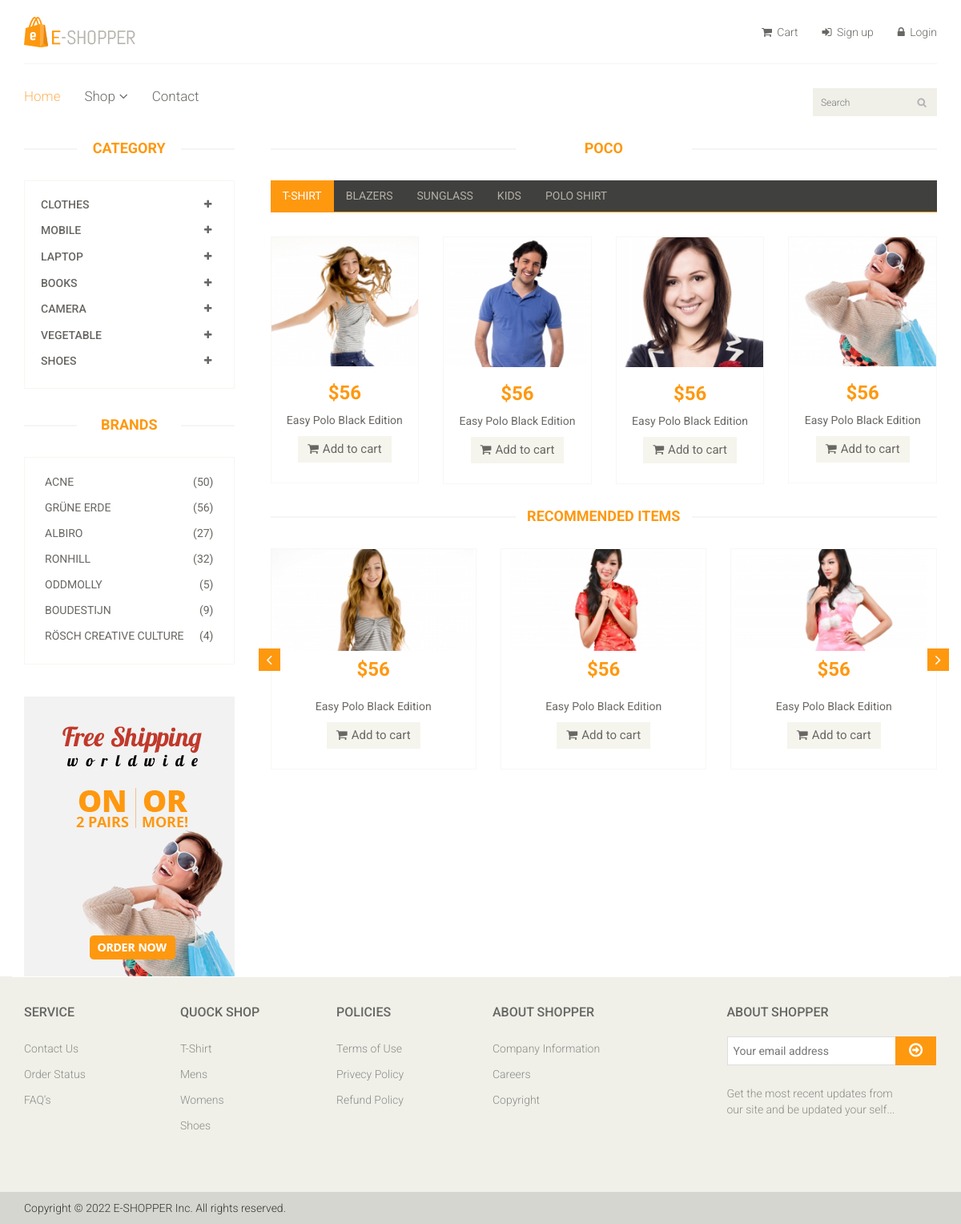
Page /product/products/mobile-poco on the committed database.
### category_app/models.py (models this page shows, shortened)
class CategoryModel(models.Model):
    categoryName = models.CharField(max_length=100,unique=True)
    categoryImage = models.ImageField(upload_to='category/',blank=True,)
    slug = models.SlugField(unique=True, max_length=100, blank=True, editable=False)

class SubCategoryModel(models.Model):
    subcategoryName= models.CharField(max_length=100)
    category = models.ForeignKey(CategoryModel,on_delete=models.CASCADE)
    subcategoryImage = models.ImageField(upload_to='subcategory/',blank=True,)
    slug = models.SlugField(unique=True, max_length=100, blank=True, editable=False)

### product_app/views.py (the view)
# urls.py: path('products/<slug:productslug>', ProductView, name='products'),
def ProductView(request,productslug):
    if productslug == 'all':
        products = ProductModel.objects.all() # fetch all products
        subcateheadername = "All Products" # Set subcategory name to "All Products"
    else:
        subcategoryslug = get_object_or_404(SubCategoryModel, slug=productslug) #fetch slug of specified product
        products  = ProductModel.objects.filter(subcategory=subcategoryslug) #fetcg those product which subcategort match
        subcateheadername = subcategoryslug.subcategoryName # Get the name of the subcategory
    cat_subcat_for_nav = Cat_Subcat_Nav_View()  # left sidebar
    print("products:",products)
    context = {
        'cat_sub_nav' : cat_subcat_for_nav,
        'subcateheadername':subcateheadername,
        'products' : products,
    }
    return render(request,'product_app/product.html',context)

### category_app/views.py (called while the page is built)
def Cat_Subcat_Nav_View():
    categories= CategoryModel.objects.all()
    categoryHeader=[]
    for category in categories:
        subcategories=SubCategoryModel.objects.filter(category=category.pk)
        subcategoryArray=[]
        for subcategory in subcategories:
            subcategoryDict = {"subId:":subcategory.pk,"subName":subcategory.subcategoryName,"subslug":subcategory.slug}
            subcategoryArray.append(subcategoryDict)
        categoryDict={"cat_Id":category.pk,"catName":category.categoryName,"subcategory":subcategoryArray}
        categoryHeader.append(categoryDict)
    return categoryHeader

### product_app/templates/product_app/product.html (shortened to what this page needs)
{% extends 'base_app/base.html' %}
{% load static %}
{% block content %}
	<section>
		<div class="container">
			<div class="row">
				<div class="col-sm-3">
					<div class="left-sidebar">
						<h2>Category</h2>
						<div class="panel-group category-products" id="accordian">
							{% for category in cat_sub_nav %}
							<div class="panel panel-default">
								<div class="panel-heading">
									<h4 class="panel-title">
										<a data-toggle="collapse" data-parent="#accordian" href="#{{ category.catName|slugify }}">
											<span class="badge pull-right"><i class="fa fa-plus"></i></span>
											{{category.catName}}
										</a>
									</h4>
								</div>
							</div>
							{% endfor %}
						</div>
						<div class="brands_products">
							<h2>Brands</h2>
							<div class="brands-name">
								<ul class="nav nav-pills nav-stacked">
									<li><a href="#"> <span class="pull-right">(50)</span>Acne</a></li>
									<li><a href="#"> <span class="pull-right">(56)</span>Grüne Erde</a></li>
									<li><a href="#"> <span class="pull-right">(27)</span>Albiro</a></li>
									<li><a href="#"> <span class="pull-right">(32)</span>Ronhill</a></li>
									<li><a href="#"> <span class="pull-right">(5)</span>Oddmolly</a></li>
									<li><a href="#"> <span class="pull-right">(9)</span>Boudestijn</a></li>
									<li><a href="#"> <span class="pull-right">(4)</span>Rösch creative culture</a></li>
								</ul>
							</div>
						</div>
						<div class="shipping text-center">
							<img src="{% static 'images/home/shipping.jpg' %}" alt="" />
						</div>
					</div>
				</div>
				<div class="col-sm-9 padding-right">
					<div class="features_items">
						<h2 class="title text-center">{{subcateheadername}}</h2>
					</div>
					<div class="category-tab">
						<div class="col-sm-12">
							<ul class="nav nav-tabs">
								<li class="active"><a href="#tshirt" data-toggle="tab">T-Shirt</a></li>
								<li><a href="#blazers" data-toggle="tab">Blazers</a></li>
								<li><a href="#sunglass" data-toggle="tab">Sunglass</a></li>
								<li><a href="#kids" data-toggle="tab">Kids</a></li>
								<li><a href="#poloshirt" data-toggle="tab">Polo shirt</a></li>
							</ul>
						</div>
						<div class="tab-content">
							<div class="tab-pane fade active in" id="tshirt" >
								<div class="col-sm-3">
									<div class="product-image-wrapper">
										<div class="single-products">
											<div class="productinfo text-center">
												<img src="{% static 'images/home/gallery1.jpg' %}" alt="" />
												<h2>$56</h2>
												<p>Easy Polo Black Edition</p>
												<a href="#" class="btn btn-default add-to-cart"><i class="fa fa-shopping-cart"></i>Add to cart</a>
											</div>
										</div>
									</div>
								</div>
								<div class="col-sm-3">
									<div class="product-image-wrapper">
										<div class="single-products">
											<div class="productinfo text-center">
												<img src="{% static 'images/home/gallery2.jpg' %}" alt="" />
												<h2>$56</h2>
												<p>Easy Polo Black Edition</p>
												<a href="#" class="btn btn-default add-to-cart"><i class="fa fa-shopping-cart"></i>Add to cart</a>
											</div>
										</div>
									</div>
								</div>
								<div class="col-sm-3">
									<div class="product-image-wrapper">
										<div class="single-products">
											<div class="productinfo text-center">
												<img src="{% static 'images/home/gallery3.jpg' %}" alt="" />
												<h2>$56</h2>
												<p>Easy Polo Black Edition</p>
												<a href="#" class="btn btn-default add-to-cart"><i class="fa fa-shopping-cart"></i>Add to cart</a>
											</div>
										</div>
									</div>
								</div>
								<div class="col-sm-3">
									<div class="product-image-wrapper">
										<div class="single-products">
											<div class="productinfo text-center">
												<img src="{% static 'images/home/gallery4.jpg' %}" alt="" />
												<h2>$56</h2>
												<p>Easy Polo Black Edition</p>
												<a href="#" class="btn btn-default add-to-cart"><i class="fa fa-shopping-cart"></i>Add to cart</a>
											</div>
										</div>
									</div>
								</div>
							</div>
						</div>
					</div>
					<div class="recommended_items">
						<h2 class="title text-center">recommended items</h2>
						<div id="recommended-item-carousel" class="carousel slide" data-ride="carousel">
							<div class="carousel-inner">
								<div class="item active">
									<div class="col-sm-4">
										<div class="product-image-wrapper">
											<div class="single-products">
												<div class="productinfo text-center">
													<img src="{% static 'images/home/recommend1.jpg' %}" alt="" />
													<h2>$56</h2>
													<p>Easy Polo Black Edition</p>
													<a href="#" class="btn btn-default add-to-cart"><i class="fa fa-shopping-cart"></i>Add to cart</a>
												</div>
											</div>
										</div>
									</div>
									<div class="col-sm-4">
										<div class="product-image-wrapper">
											<div class="single-products">
												<div class="productinfo text-center">
													<img src="{% static 'images/home/recommend2.jpg' %}" alt="" />
													<h2>$56</h2>
													<p>Easy Polo Black Edition</p>
													<a href="#" class="btn btn-default add-to-cart"><i class="fa fa-shopping-cart"></i>Add to cart</a>
												</div>
											</div>
										</div>
									</div>
									<div class="col-sm-4">
										<div class="product-image-wrapper">
											<div class="single-products">
												<div class="productinfo text-center">
													<img src="{% static 'images/home/recommend3.jpg' %}" alt="" />
													<h2>$56</h2>
													<p>Easy Polo Black Edition</p>
													<a href="#" class="btn btn-default add-to-cart"><i class="fa fa-shopping-cart"></i>Add to cart</a>
												</div>
											</div>
										</div>
									</div>
								</div>
							</div>
							 <a class="left recommended-item-control" href="#recommended-item-carousel" data-slide="prev">
								<i class="fa fa-angle-left"></i>
							  </a>
							  <a class="right recommended-item-control" href="#recommended-item-carousel" data-slide="next">
								<i class="fa fa-angle-right"></i>
							  </a>
						</div>
					</div>
				</div>
			</div>
		</div>
	</section>
{% endblock content %}

### static/css/main.css (style rules this page uses)
body { font-family: 'Roboto', sans-serif; background:; position: relative; font-weight:400px; }
ul li { list-style: none; }
a { -webkit-transition: 300ms; -moz-transition: 300ms; -o-transition: 300ms; transition: 300ms; }
h1, h2, h3, h4, h5, h6 { font-family: 'Roboto', sans-serif; }
.item { padding-left: 100px; }
.item h2 { color: #363432; font-family: 'Roboto', sans-serif; font-size: 28px; font-weight: 700; margin-bottom: 22px; margin-top: 10px; }
.item p { color:#363432; font-size:16px; font-weight:300; font-family: 'Roboto', sans-serif; }
.right { right: 0; }
.category-products { border: 1px solid #F7F7F0; margin-bottom: 35px; padding-bottom: 20px; padding-top: 15px; }
.left-sidebar h2, .brands_products h2 { color: #FE980F; font-family: 'Roboto', sans-serif; font-size: 18px; font-weight: 700; margin: 0 auto 30px; text-align: center; text-transform: uppercase; position: relative; z-index:3; }
.left-sidebar h2:after, h2.title:after { content: " "; position: absolute; border: 1px solid #f5f5f5; bottom:8px; left: 0; width: 100%; height: 0; z-index: -2; }
.left-sidebar h2:before { content: " "; position: absolute; background: #fff; bottom: -6px; width: 130px; height: 30px; z-index: -1; left: 50%; margin-left: -65px; }
h2.title:before { content: " "; position: absolute; background: #fff; bottom: -6px; width: 220px; height: 30px; z-index: -1; left: 50%; margin-left: -110px; }
.category-products .panel { background-color: #FFFFFF; border: 0px; border-radius: 0px; box-shadow:none; margin-bottom: 0px; }
.category-products .panel-default .panel-heading { background-color: #FFFFFF; border: 0 none; color: #FFFFFF; padding: 5px 20px; }
.category-products .panel-default .panel-heading .panel-title a { color: #696763; font-family: 'Roboto', sans-serif; font-size: 14px; text-decoration: none; text-transform: uppercase; }
.category-products .badge { background:none; border-radius: 10px; color: #696763; display: inline-block; font-size: 12px; font-weight: bold; line-height: 1; min-width: 10px; padding: 3px 7px; text-align: center; vertical-align: baseline; white-space: nowrap; }
.brands-name { border: 1px solid #F7F7F0; padding-bottom: 20px; padding-top: 15px; }
.brands-name .nav-stacked li a { background-color: #FFFFFF; color: #696763; font-family: 'Roboto', sans-serif; font-size: 14px; padding: 5px 25px; text-decoration: none; text-transform: uppercase; }
.shipping { background-color: #F2F2F2; margin-top: 40px; overflow: hidden; padding-top: 20px; position: relative; }
.padding-right { padding-right: 0; }
.features_items { overflow:hidden; }
h2.title { color: #FE980F; font-family: 'Roboto', sans-serif; font-size: 18px; font-weight: 700; margin: 0 15px; text-transform: uppercase; margin-bottom: 30px; position: relative; }
.product-image-wrapper { border:1px solid #F7F7F5; overflow: hidden; margin-bottom:30px; }
.single-products { position: relative; }
.productinfo h2 { color: #FE980F; font-family: 'Roboto', sans-serif; font-size: 24px; font-weight: 700; }
.productinfo p { font-family: 'Roboto', sans-serif; font-size: 14px; font-weight: 400; color: #696763; }
.productinfo img { width: 100%; }
.productinfo { position:relative; }
.add-to-cart { background:#F5F5ED; border: 0 none; border-radius: 0; color: #696763; font-family: 'Roboto', sans-serif; font-size: 15px; margin-bottom: 25px; }
.add-to-cart i { margin-right:5px; }
.category-tab { overflow: hidden; }
.category-tab ul { background: #40403E; border-bottom: 1px solid #FE980F; list-style: none outside none; margin: 0 0 30px; padding: 0; width: 100%; }
.category-tab ul li a { border: 0 none; border-radius: 0; color: #B3AFA8; display: block; font-family: 'Roboto', sans-serif; font-size: 14px; text-transform: uppercase; }
.nav-tabs li.active a, .nav-tabs li.active a:hover, .nav-tabs li.active a:focus { -moz-border-bottom-colors: none; -moz-border-left-colors: none; -moz-border-right-colors: none; -moz-border-top-colors: none; background-color: #FE980F; border:0px; color: #FFFFFF; cursor: default; margin-right:0; margin-left:0; }
.nav-tabs li a { border: 1px solid rgba(0, 0, 0, 0); border-radius: 4px 4px 0 0; line-height: 1.42857; margin-right:0; }
.recommended_items { overflow: hidden; }
#recommended-item-carousel .carousel-inner .item { padding-left: 0; }
.recommended-item-control { position: absolute; top: 41%; }
.recommended-item-control i { background: none repeat scroll 0 0 #FE980F; color: #FFFFFF; font-size: 20px; padding: 4px 10px; }

### rows in the picture
CategoryModel: catName "CLOTHES"
CategoryModel: catName "MOBILE"
CategoryModel: catName "LAPTOP"
CategoryModel: catName "BOOKS"
CategoryModel: catName "CAMERA"
CategoryModel: catName "VEGETABLE"
CategoryModel: catName "SHOES"
SubCategoryModel: subcategoryName "POCO"
